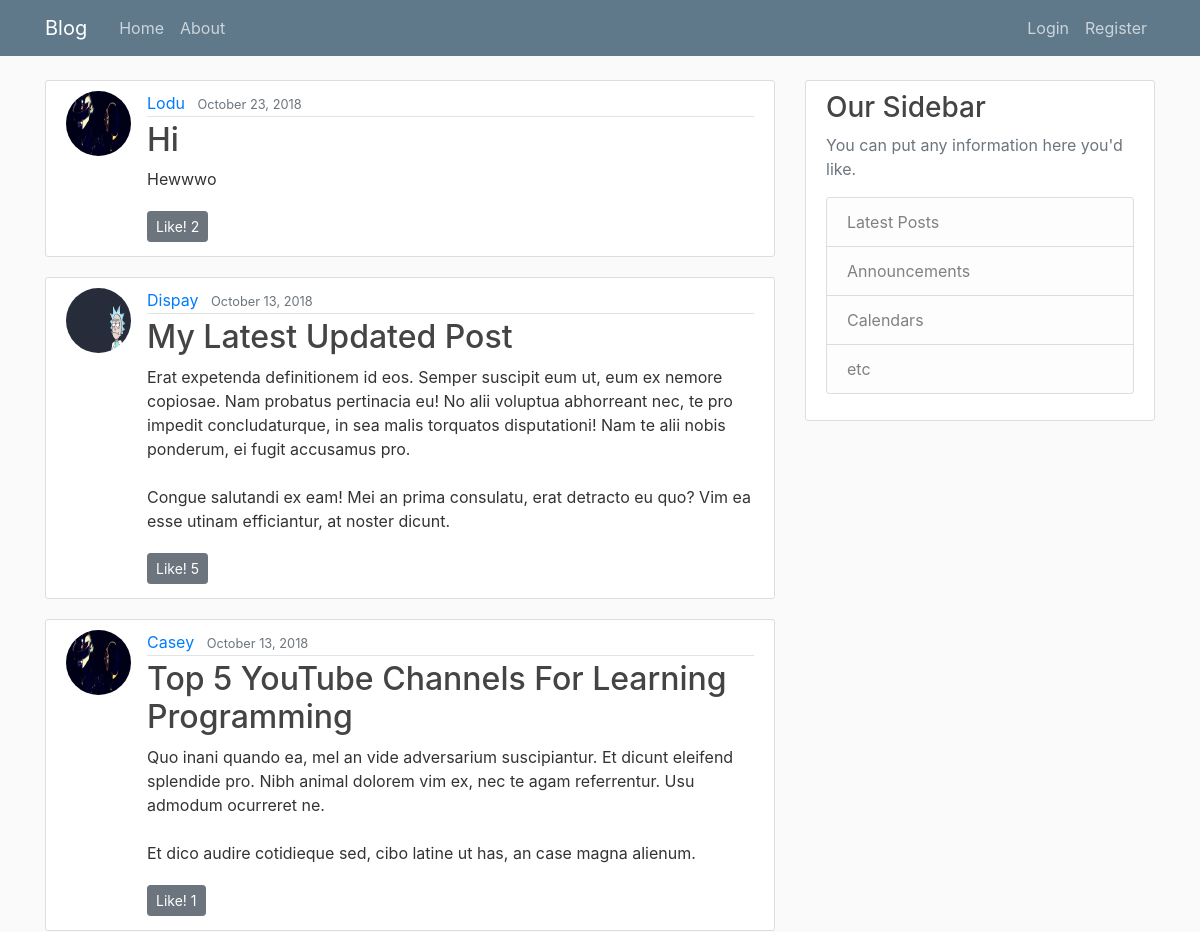
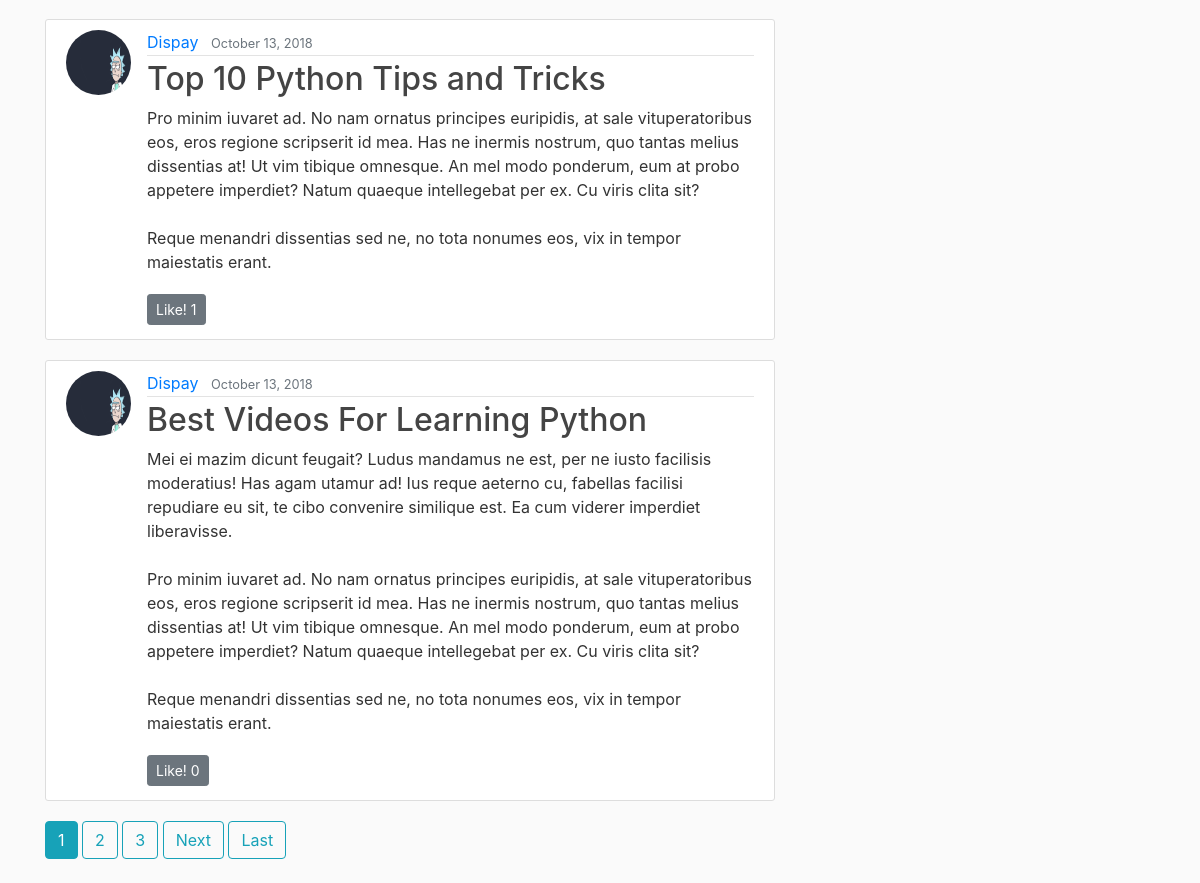
/, run on an earlier commit of the app's database (2 pictures, top to bottom).
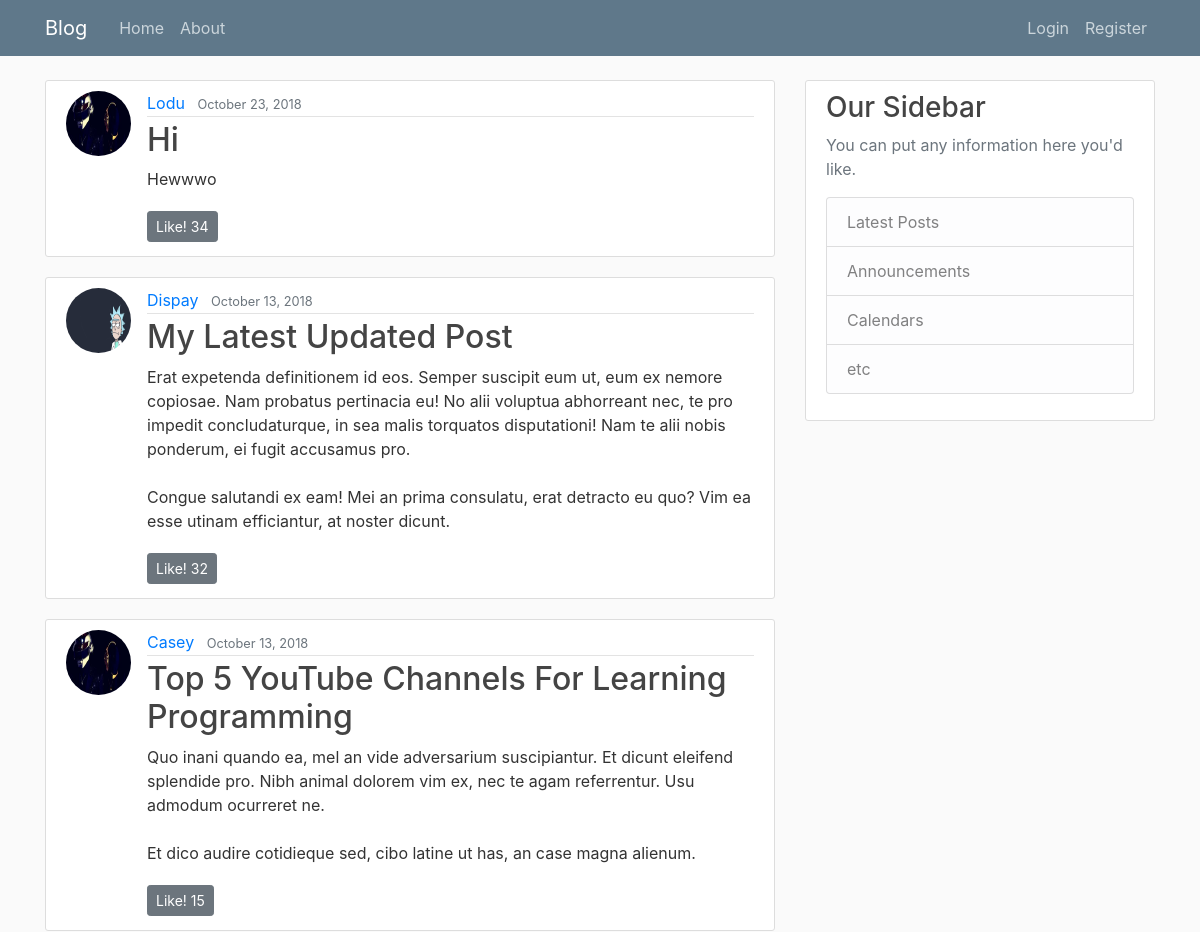
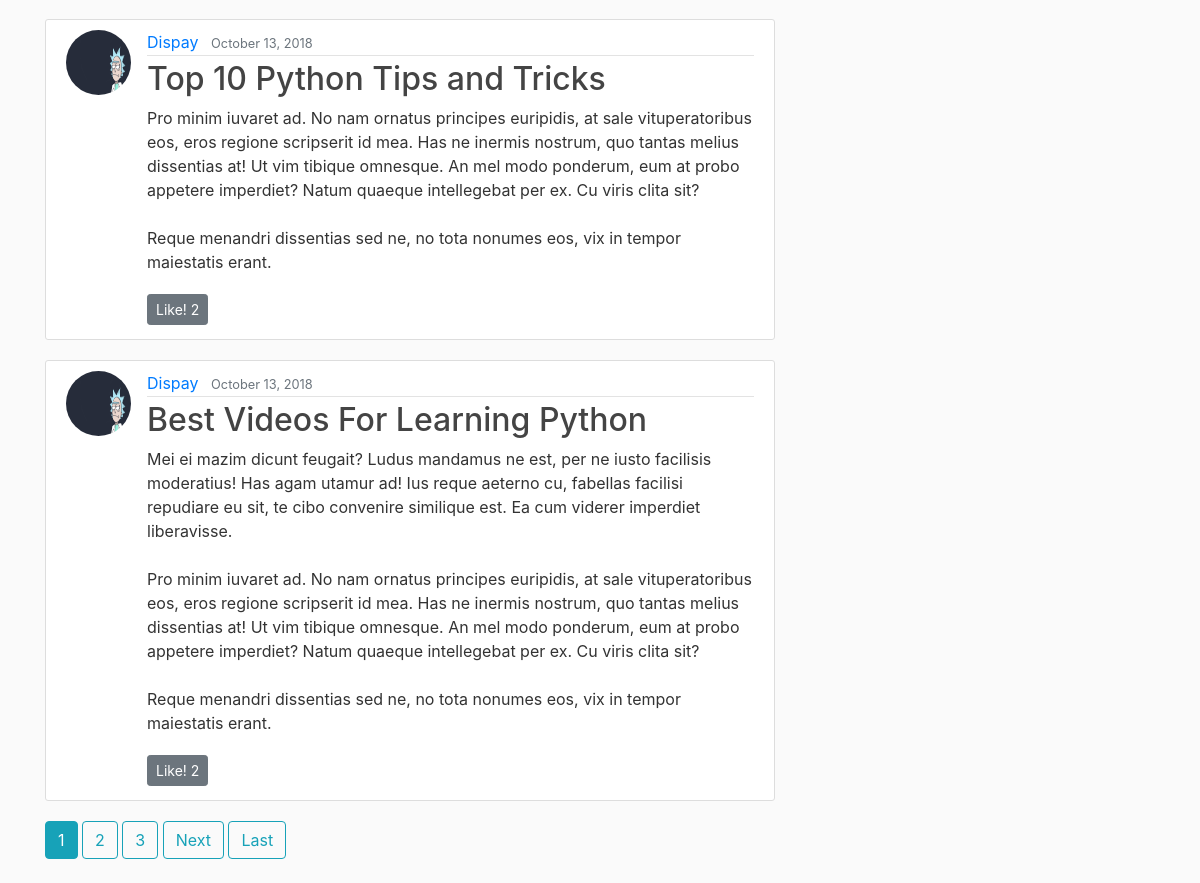
And on a later commit of the database (2 pictures, top to bottom).
### blog/models.py (models this page shows, shortened)
class Post(models.Model):
    title = models.CharField(max_length=100)
    content = models.TextField() #unrestricted size
    date_posted = models.DateTimeField(default=timezone.now)
    author = models.ForeignKey(User, on_delete=models.CASCADE)
    likes = models.IntegerField(default=0)
    comment = models.ManyToManyField(Comment, blank=True)

### users/models.py (models this page shows, shortened)
class Profile(models.Model):
    user = models.OneToOneField(User, on_delete=models.CASCADE)
    image = models.ImageField(default='default.jpg', upload_to='profile_pics')
    bio = models.TextField()

### blog/views.py (the view)
# urls.py: path('', PostListView.as_view(), name = 'blog-home'),
class PostListView(ListView):
    model = Post
    template_name = 'blog/home.html'    # app/model_viewtype.html
    context_object_name = 'posts'
    ordering = ['-date_posted']
    paginate_by = 5

### blog/templates/blog/home.html (shortened to what this page needs)
{% extends "blog/base.html" %}
{% block content %}
  {% for post in posts %}
    <article class="media content-section">
     <img class="rounded-circle article-img" src="{{ post.author.profile.image.url }}" alt="">
      <div class="media-body">
        <div class="article-metadata">
          <a class="mr-2" href="{% url 'user-post' post.author.username %}">{{ post.author }}</a>
          <small class="text-muted">{{ post.date_posted|date:'F d, Y' }}</small>
        </div>
        <h2><a class="article-title" href="{% url 'post-detail' post.id %}">{{ post.title }}</a></h2>
        <p class="article-content">{{ post.content }}</p>
        {% if user.is_authenticated %}
        <a class="btn btn-secondary btn-sm mt-1 mb-1" onclick="like({{post.id}})">Like! <span id="likes{{post.id}}">{{post.likes}}</span></a>
        {% else %}
        <a class="btn btn-secondary btn-sm mt-1 mb-1" href="{% url 'login' %}">Like! <span id="likes{{post.id}}">{{post.likes}}</span></a>
        {% endif %}
      </div>
    </article>
  {% endfor %}
  {% if is_paginated %}
    {% for num in page_obj.paginator.page_range %}
      {% if page_obj.number == num %}
        <a class="btn btn-info mb-4" href="?page={{ num }}">{{ num }}</a>
      {% elif num > page_obj.number|add:'-3' and num < page_obj.number|add:'3' %}
        <a class="btn btn-outline-info mb-4" href="?page={{ num }}">{{ num }}</a>
      {% endif %}
    {% endfor %}
    {% if page_obj.has_next %}
      <a class="btn btn-outline-info mb-4" href="?page={{ page_obj.next_page_number}}">Next</a>
      <a class="btn btn-outline-info mb-4" href="?page={{ page_obj.paginator.num_pages }}">Last</a>
    {% endif %}
  {% endif %}
{% endblock content %}

What changed in the data, as far as the page shows it:
changed Post "Hi": likes "2" → "34"
changed Post "My Latest Updated Post": likes "5" → "32"
changed Post "Top 5 YouTube Channels For Learning Programming": likes "1" → "15"
changed Post "Top 10 Python Tips and Tricks": likes "1" → "2"
changed Post "Best Videos For Learning Python": likes "0" → "2"
